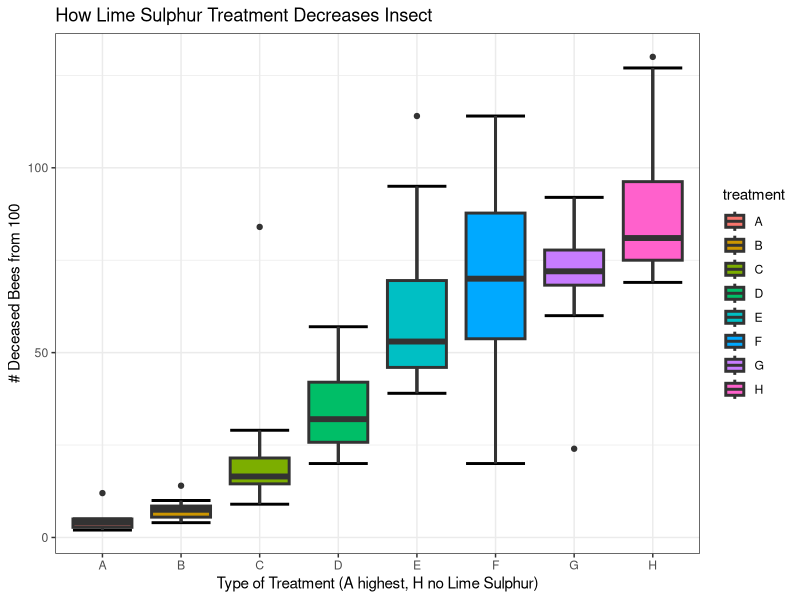
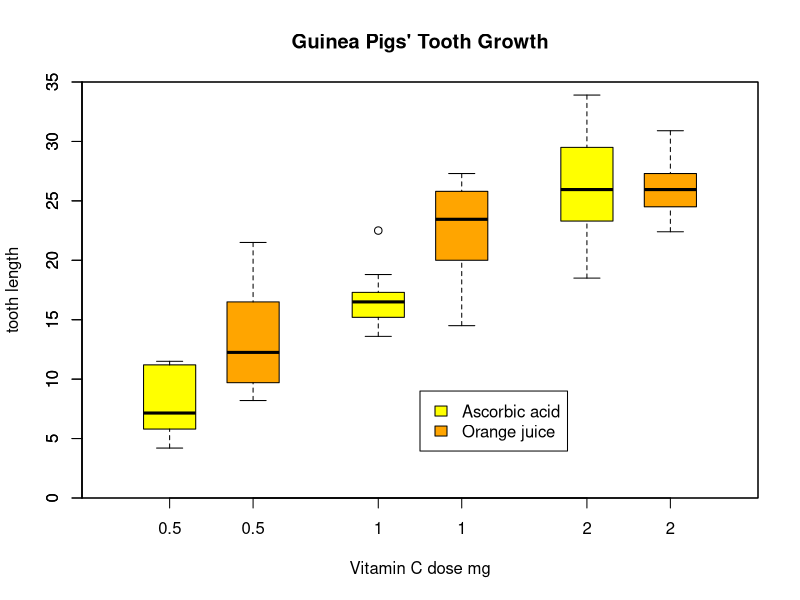
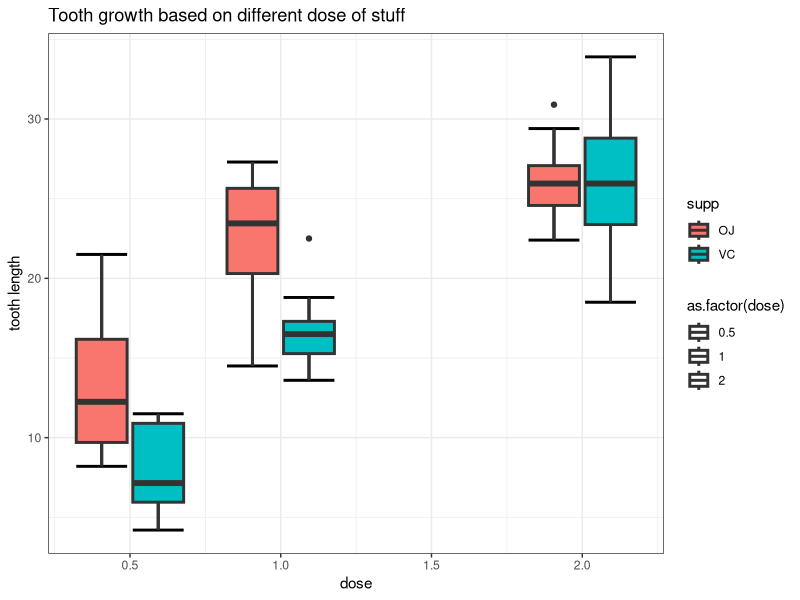
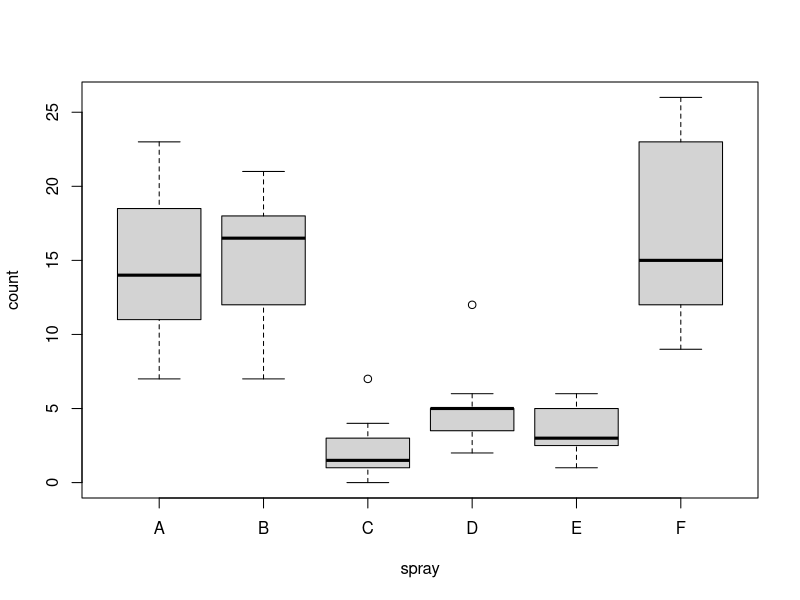
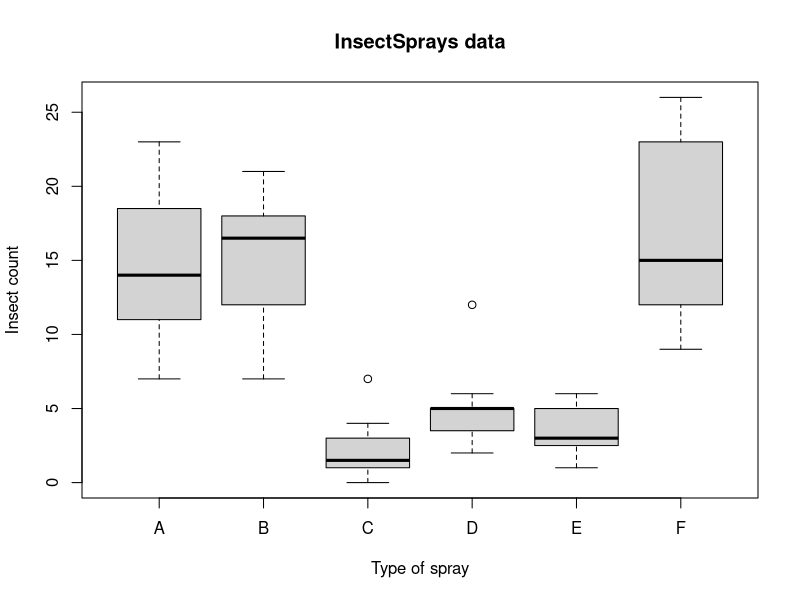
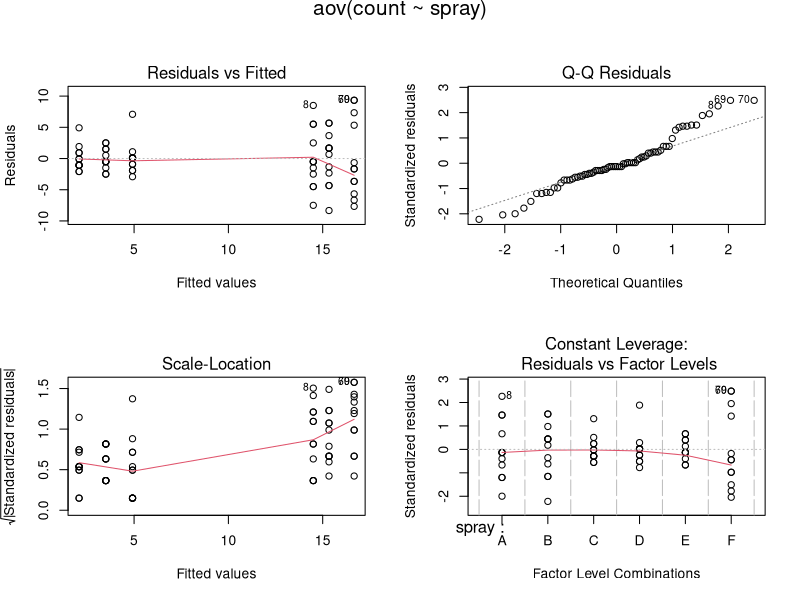
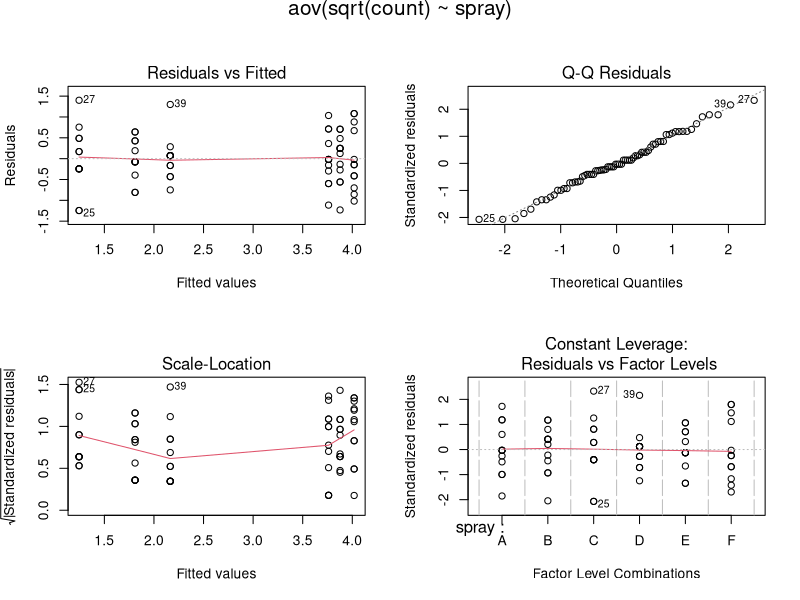

These charts were generated, in order, by the following R code:
library(tidyverse)

OrchardSprays
?OrchardSprays

theme_set(theme_bw())
ggplot(OrchardSprays, aes(x=treatment, y=decrease, fill=treatment)) +
  labs(title = "How Lime Sulphur Treatment Decreases Insect",
       x = "Type of Treatment (A highest, H no Lime Sulphur)",
       y = "# Deceased Bees from 100") +
  stat_boxplot(size=1, geom="errorbar") + 
  geom_boxplot(size=1)

#lecture example toothGrowth
?ToothGrowth
boxplot(len ~ dose, data = ToothGrowth,
        boxwex = 0.25, 
        at = 1:3 - 0.2,
        subset = supp == "VC", col = "yellow",
        main = "Guinea Pigs' Tooth Growth",
        xlab = "Vitamin C dose mg",
        ylab = "tooth length",
        xlim = c(0.5, 3.5), ylim = c(0, 35), yaxs = "i")
boxplot(len ~ dose, data = ToothGrowth, add = TRUE,
        boxwex = 0.25,
        at = 1:3 + 0.2,
        subset = supp == "OJ", col = "orange")
legend(2, 9, c("Ascorbic acid", "Orange juice"),
       fill = c ("yellow", "orange"))
#to apply an ANOVA
model1<-aov(len ~ dose*supp, data = ToothGrowth)
summary(model1) 
#Interaction is significant

summary(ToothGrowth)
unique(ToothGrowth$dose) # they only have does of 0.5, 1.0, and 2.0 

#using ggplot
ggplot(ToothGrowth, aes(x=dose, y=len, fill=supp, shape=as.factor(dose))) + 
  labs(title = "Tooth growth based on different dose of stuff", 
       x = "dose" , 
       y = "tooth length") + 
  stat_boxplot(size = 1, geom='errorbar') + #adding whisker
  geom_boxplot( size = 1) 

model12<-aov(len ~ dose, data = ToothGrowth)
summary(model12) 

#Lecture Example 2: Insect Sprays
#To find out, what the InsectSprays data set is about: 
?InsectSprays
data(InsectSprays)
attach(InsectSprays)
tapply(count, spray, length)
boxplot(count~spray) 
# can you guess which sprays are effective by looking at the boxplot? Yes, C is the most effective
# to find out which sprays differ significantly without applying many t-tests, you can use a postdoc test
model2<-aov(count~spray)
TukeyHSD(model2)
# compare the results to the boxplot if you like

#recommended graph from InsectSprays
require(stats); require(graphics)
boxplot(count ~ spray, data = InsectSprays,
        xlab = "Type of spray", ylab = "Insect count",
        main = "InsectSprays data", varwidth = TRUE, col = "lightgray")
fm1 <- aov(count ~ spray, data = InsectSprays)
summary(fm1)
opar <- par(mfrow = c(2, 2), oma = c(0, 0, 1.1, 0))
plot(fm1)
fm2 <- aov(sqrt(count) ~ spray, data = InsectSprays)
summary(fm2)
plot(fm2)
par(opar)
